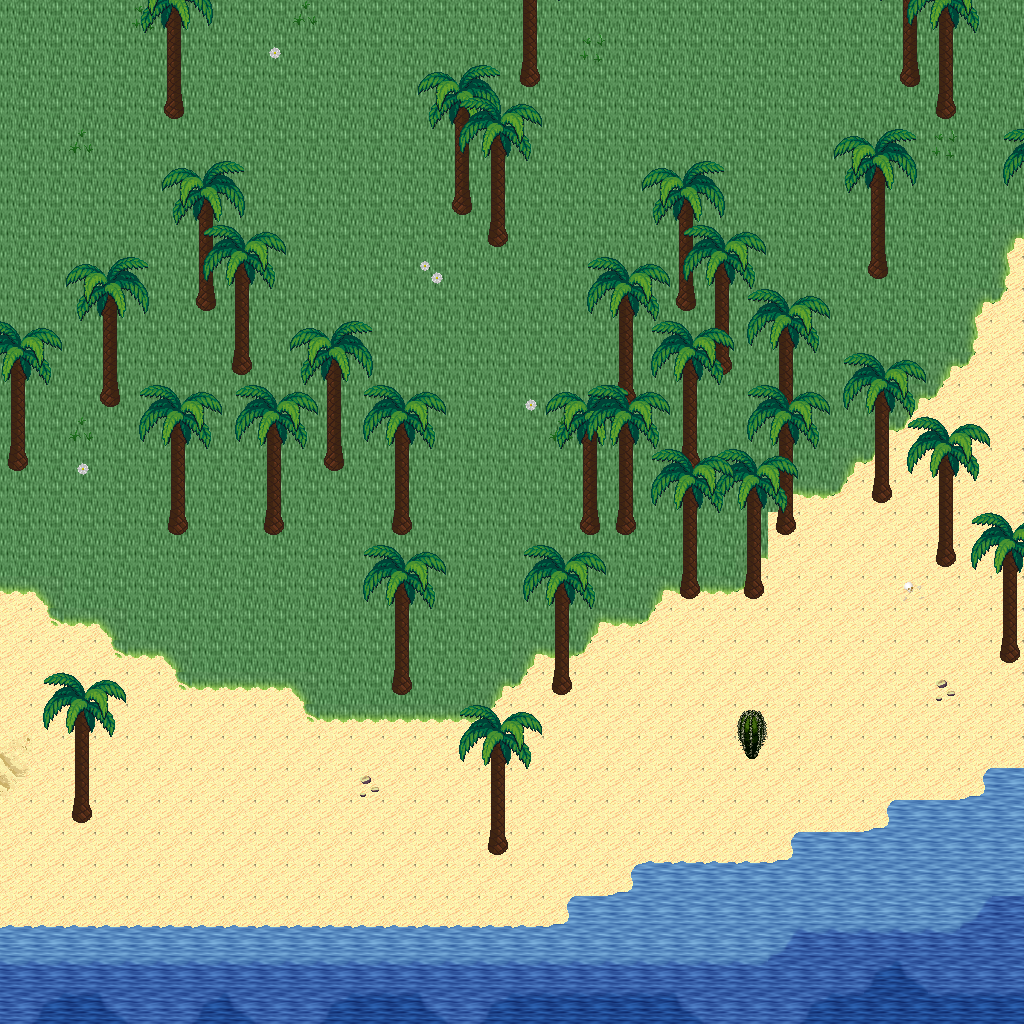

Rendered tile map (Tiled .tmx) drawn with the repository's tilesets; below, a short description and the map source with its tile grids summarised:
An orthogonal 32x32 tile map with 32x32 px tiles, 5 tile layers (Ground, Objects, Objects2, Above, ...), 1 hidden layer not drawn, 57 tilesets.

<map version="1.10" tiledversion="1.11.0" orientation="orthogonal" renderorder="right-down" width="32" height="32" tilewidth="32" tileheight="32" infinite="0" nextlayerid="11" nextobjectid="1">
 <tileset firstgid="1" name="logic_collision" tilewidth="32" tileheight="32" tilecount="1" columns="1">
  <image source="../drawable/logic_collision.png" width="32" height="32" />
 </tileset>
 <tileset firstgid="2" name="ground_ground" tilewidth="32" tileheight="32" tilecount="33" columns="3">
  <image source="../drawable/ground_ground.png" width="96" height="352" />
 </tileset>
 <tileset firstgid="35" name="ground_water_pool" tilewidth="32" tileheight="32" tilecount="72" columns="3">
  <image source="../drawable/ground_water_pool.png" width="96" height="768" />
 </tileset>
 <tileset firstgid="107" name="furniture_carpet_plain_colours" tilewidth="32" tileheight="32" tilecount="10" columns="10">
  <image source="../drawable/furniture_carpet_plain_colours.png" width="320" height="32" />
 </tileset>
 <tileset firstgid="117" name="ground_brown_paving" tilewidth="32" tileheight="32" tilecount="2" columns="2">
  <image source="../drawable/ground_brown_paving.png" width="64" height="32" />
 </tileset>
 <tileset firstgid="119" name="ground_water_water" tilewidth="32" tileheight="32" tilecount="24" columns="3">
  <image source="../drawable/ground_water_water.png" width="96" height="256" />
 </tileset>
 <tileset firstgid="143" name="building_fence_fence_chunky" tilewidth="32" tileheight="32" tilecount="21" columns="3">
  <image source="../drawable/building_fence_fence_chunky.png" width="96" height="224" />
 </tileset>
 <tileset firstgid="164" name="ground_water_pool_corners" tilewidth="32" tileheight="32" tilecount="72" columns="3">
  <image source="../drawable/ground_water_pool_corners.png" width="96" height="768" />
 </tileset>
 <tileset firstgid="236" name="ground_grass_edges" tilewidth="32" tileheight="32" tilecount="36" columns="12">
  <image source="../drawable/ground_grass_edges.png" width="384" height="96" />
 </tileset>
 <tileset firstgid="272" name="ground_grass_corners" tilewidth="32" tileheight="32" tilecount="24" columns="6">
  <image source="../drawable/ground_grass_corners.png" width="192" height="128" />
 </tileset>
 <tileset firstgid="296" name="plant_grasses" tilewidth="32" tileheight="32" tilecount="6" columns="3">
  <image source="../drawable/plant_grasses.png" width="96" height="64" />
 </tileset>
 <tileset firstgid="302" name="plant_flower_daisy_white" tilewidth="32" tileheight="32" tilecount="8" columns="2">
  <image source="../drawable/plant_flower_daisy_white.png" width="64" height="128" />
 </tileset>
 <tileset firstgid="310" name="building_door_door_w" tilewidth="32" tileheight="32" tilecount="6" columns="2">
  <image source="../drawable/building_door_door_w.png" width="64" height="96" />
 </tileset>
 <tileset firstgid="316" name="building_wall_wood" tilewidth="32" tileheight="32" tilecount="16" columns="4">
  <image source="../drawable/building_wall_wood.png" width="128" height="128" />
 </tileset>
 <tileset firstgid="332" name="building_door_door_e" tilewidth="32" tileheight="32" tilecount="6" columns="2">
  <image source="../drawable/building_door_door_e.png" width="64" height="96" />
 </tileset>
 <tileset firstgid="338" name="ground_ground_2" tilewidth="32" tileheight="32" tilecount="4" columns="4">
  <image source="../drawable/ground_ground_2.png" width="128" height="32" />
 </tileset>
 <tileset firstgid="342" name="building_wall_stone" tilewidth="32" tileheight="32" tilecount="12" columns="3">
  <image source="../drawable/building_wall_stone.png" width="96" height="128" />
 </tileset>
 <tileset firstgid="354" name="building_wall_wall_brown" tilewidth="32" tileheight="32" tilecount="12" columns="3">
  <image source="../drawable/building_wall_wall_brown.png" width="96" height="128" />
 </tileset>
 <tileset firstgid="366" name="building_door_door_n" tilewidth="32" tileheight="32" tilecount="6" columns="3">
  <image source="../drawable/building_door_door_n.png" width="96" height="64" />
 </tileset>
 <tileset firstgid="372" name="building_church" tilewidth="32" tileheight="32" tilecount="56" columns="8">
  <image source="../drawable/building_church.png" width="256" height="224" />
 </tileset>
 <tileset firstgid="428" name="building_castle" tilewidth="32" tileheight="32" tilecount="320" columns="20">
  <image source="../drawable/building_castle.png" width="640" height="512" />
 </tileset>
 <tileset firstgid="748" name="plant_cactus" tilewidth="32" tileheight="32" tilecount="2" columns="1">
  <image source="../drawable/plant_cactus.png" width="32" height="64" />
 </tileset>
 <tileset firstgid="750" name="plant_stump_small_stump" tilewidth="32" tileheight="32" tilecount="4" columns="2">
  <image source="../drawable/plant_stump_small_stump.png" width="64" height="64" />
 </tileset>
 <tileset firstgid="754" name="furniture_carpet_rug_border" tilewidth="32" tileheight="32" tilecount="9" columns="3">
  <image source="../drawable/furniture_carpet_rug_border.png" width="96" height="96" />
 </tileset>
 <tileset firstgid="763" name="building_window_window_right" tilewidth="32" tileheight="32" tilecount="2" columns="2">
  <image source="../drawable/building_window_window_right.png" width="64" height="32" />
 </tileset>
 <tileset firstgid="765" name="item_statue_fairypool" tilewidth="32" tileheight="32" tilecount="16" columns="2">
  <image source="../drawable/item_statue_fairypool.png" width="64" height="256" />
 </tileset>
 <tileset firstgid="781" name="furniture_table_long_front_on" tilewidth="32" tileheight="32" tilecount="3" columns="1">
  <image source="../drawable/furniture_table_long_front_on.png" width="32" height="96" />
 </tileset>
 <tileset firstgid="784" name="building_decoration_blue_circle" tilewidth="32" tileheight="32" tilecount="4" columns="2">
  <image source="../drawable/building_decoration_blue_circle.png" width="64" height="64" />
 </tileset>
 <tileset firstgid="788" name="building_wall_bricked_edges" tilewidth="32" tileheight="32" tilecount="25" columns="5">
  <image source="../drawable/building_wall_bricked_edges.png" width="160" height="160" />
 </tileset>
 <tileset firstgid="813" name="item_corpse_skull_pale" tilewidth="32" tileheight="32" tilecount="2" columns="2">
  <image source="../drawable/item_corpse_skull_pale.png" width="64" height="32" />
 </tileset>
 <tileset firstgid="815" name="item_corpse_huge_animal" tilewidth="32" tileheight="32" tilecount="16" columns="2">
  <image source="../drawable/item_corpse_huge_animal.png" width="64" height="256" />
 </tileset>
 <tileset firstgid="831" name="item_sign_large" tilewidth="32" tileheight="32" tilecount="15" columns="5">
  <image source="../drawable/item_sign_large.png" width="160" height="96" />
 </tileset>
 <tileset firstgid="846" name="building_roof_yellow" tilewidth="32" tileheight="32" tilecount="20" columns="5">
  <image source="../drawable/building_roof_yellow.png" width="160" height="128" />
 </tileset>
 <tileset firstgid="866" name="building_roof_red" tilewidth="32" tileheight="32" tilecount="20" columns="5">
  <image source="../drawable/building_roof_red.png" width="160" height="128" />
 </tileset>
 <tileset firstgid="886" name="building_roof_green" tilewidth="32" tileheight="32" tilecount="20" columns="5">
  <image source="../drawable/building_roof_green.png" width="160" height="128" />
 </tileset>
 <tileset firstgid="906" name="building_roof_blue" tilewidth="32" tileheight="32" tilecount="20" columns="5">
  <image source="../drawable/building_roof_blue.png" width="160" height="128" />
 </tileset>
 <tileset firstgid="926" name="logic_creature_animal" tilewidth="32" tileheight="32" tilecount="32" columns="8">
  <image source="../drawable/logic_creature_animal.png" width="256" height="128" />
 </tileset>
 <tileset firstgid="958" name="logic_creature_golem" tilewidth="32" tileheight="32" tilecount="4" columns="4">
  <image source="../drawable/logic_creature_golem.png" width="128" height="32" />
 </tileset>
 <tileset firstgid="962" name="object_boat" tilewidth="32" tileheight="32" tilecount="42" columns="6">
  <image source="../drawable/object_boat.png" width="192" height="224" />
 </tileset>
 <tileset firstgid="1004" name="ground_water_pool_deep" tilewidth="32" tileheight="32" tilecount="72" columns="3">
  <image source="../drawable/ground_water_pool_deep.png" width="96" height="768" />
 </tileset>
 <tileset firstgid="1076" name="object_suspension_bridge" tilewidth="32" tileheight="32" tilecount="24" columns="3">
  <image source="../drawable/object_suspension_bridge.png" width="96" height="256" />
 </tileset>
 <tileset firstgid="1100" name="plant_tree_palm_trees" tilewidth="32" tileheight="32" tilecount="40" columns="4">
  <image source="../drawable/plant_tree_palm_trees.png" width="128" height="320" />
 </tileset>
 <tileset firstgid="1140" name="furniture_table_hotdog_stand" tilewidth="32" tileheight="32" tilecount="20" columns="4">
  <image source="../drawable/furniture_table_hotdog_stand.png" width="128" height="160" />
 </tileset>
 <tileset firstgid="1160" name="item_banners_banners" tilewidth="32" tileheight="32" tilecount="6" columns="2">
  <image source="../drawable/item_banners_banners.png" width="64" height="96" />
 </tileset>
 <tileset firstgid="1166" name="building_door_closed" tilewidth="32" tileheight="32" tilecount="1" columns="1">
  <image source="../drawable/building_door_closed.png" width="32" height="32" />
 </tileset>
 <tileset firstgid="1167" name="building_decoration_numbers" tilewidth="32" tileheight="32" tilecount="20" columns="2">
  <image source="../drawable/building_decoration_numbers.png" width="64" height="320" />
 </tileset>
 <tileset firstgid="1187" name="building_decoration_numbers_higher" tilewidth="32" tileheight="32" tilecount="2" columns="2">
  <image source="../drawable/building_decoration_numbers_higher.png" width="64" height="32" />
 </tileset>
 <tileset firstgid="1189" name="furniture_light_small_oil_lamp" tilewidth="32" tileheight="32" tilecount="8" columns="2">
  <image source="../drawable/furniture_light_small_oil_lamp.png" width="64" height="128" />
 </tileset>
 <tileset firstgid="1197" name="light_light_1x1" tilewidth="32" tileheight="32" tilecount="3" columns="3">
  <image source="../drawable/light_light_1x1.png" width="96" height="32" />
 </tileset>
 <tileset firstgid="1200" name="building_roof_straw" tilewidth="32" tileheight="32" tilecount="20" columns="5">
  <image source="../drawable/building_roof_straw.png" width="160" height="128" />
 </tileset>
 <tileset firstgid="1220" name="building_huts" tilewidth="32" tileheight="32" tilecount="338" columns="26">
  <image source="../drawable/building_huts.png" width="832" height="416" />
 </tileset>
 <tileset firstgid="1558" name="light_light_5x5" tilewidth="32" tileheight="32" tilecount="25" columns="5">
  <image source="../drawable/light_light_5x5.png" width="160" height="160" />
 </tileset>
 <tileset firstgid="1583" name="logic_item_sign" tilewidth="32" tileheight="32" tilecount="1" columns="1">
  <image source="../drawable/logic_item_sign.png" width="32" height="32" />
 </tileset>
 <tileset firstgid="1584" name="light_door_light" tilewidth="32" tileheight="32" tilecount="12" columns="3">
  <image source="../drawable/light_door_light.png" width="96" height="128" />
 </tileset>
 <tileset firstgid="1596" name="ground_sand_1" tilewidth="32" tileheight="32" tilecount="10" columns="2">
  <image source="../drawable/ground_sand_1.png" width="64" height="160" />
 </tileset>
 <tileset firstgid="1606" name="ground_sand_2" tilewidth="32" tileheight="32" tilecount="15" columns="5">
  <image source="../drawable/ground_sand_2.png" width="160" height="96" />
 </tileset>
 <tileset firstgid="1621" name="logic_creature_reptile" tilewidth="32" tileheight="32" tilecount="7" columns="7">
  <image source="../drawable/logic_creature_reptile.png" width="224" height="32" />
 </tileset>
 <layer id="1" name="Ground" width="32" height="32">
  <data>[1024 cells, 1024 non-empty, 13 distinct tile ids]</data>
 </layer>
 <layer id="2" name="Objects" width="32" height="32">
  <data>[1024 cells, 163 non-empty, 18 distinct tile ids]</data>
 </layer>
 <layer id="3" name="Objects2" width="32" height="32">
  <data>[1024 cells, 3 non-empty, 2 distinct tile ids]</data>
 </layer>
 <layer id="4" name="Above" width="32" height="32">
  <data>[1024 cells, 344 non-empty, 29 distinct tile ids]</data>
 </layer>
 <layer id="5" name="Above2" width="32" height="32">
  <data>[1024 cells, 72 non-empty, 13 distinct tile ids]</data>
 </layer>
 <layer id="6" name="Walkable" width="32" height="32" visible="0">
  <data>[1024 cells, 107 non-empty, 1 distinct tile ids]</data>
 </layer>
 <objectgroup id="7" name="Mapevents" />
 <objectgroup id="8" name="Spawn" />
 <objectgroup id="9" name="Keys" />
 <objectgroup id="10" name="Replace" />
</map>
